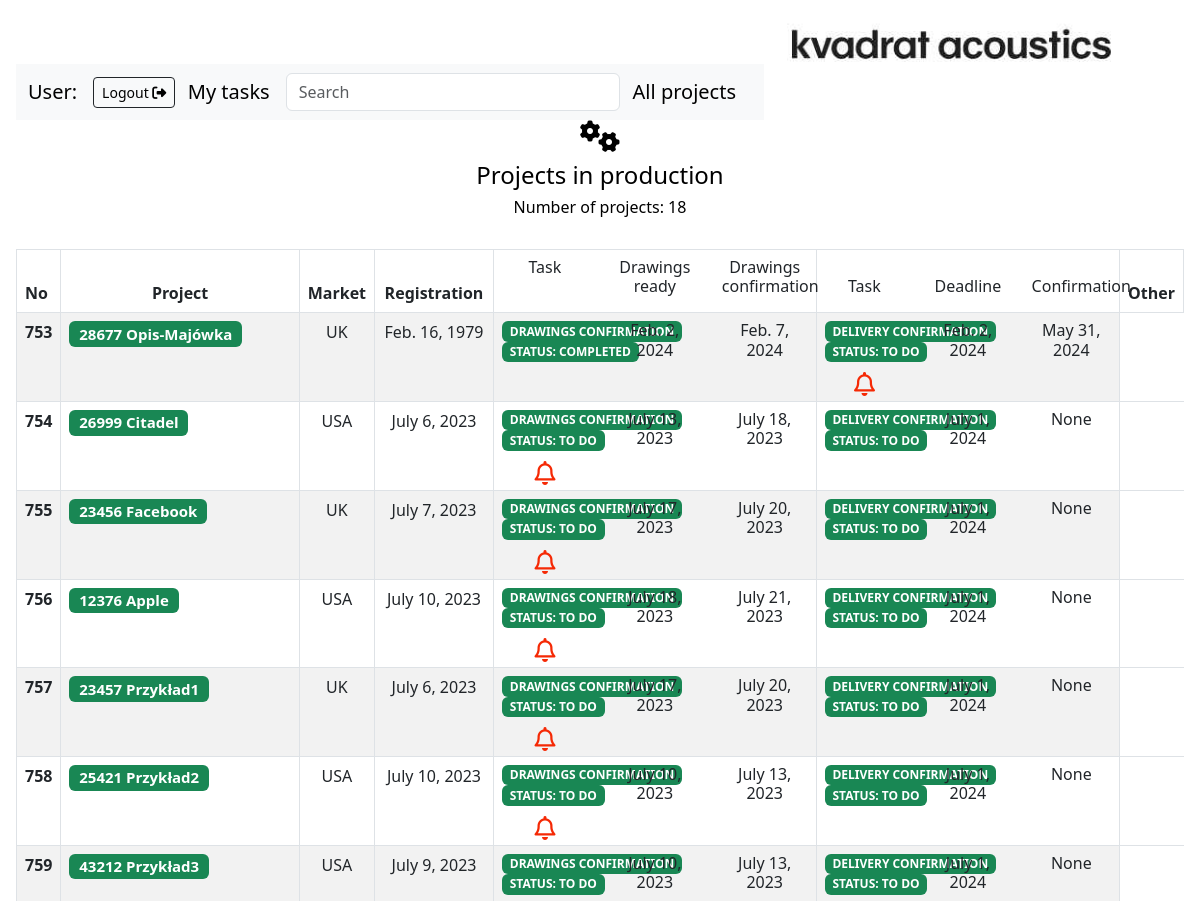
The app's page /projekty/wszystkie/ (upper part), older data.
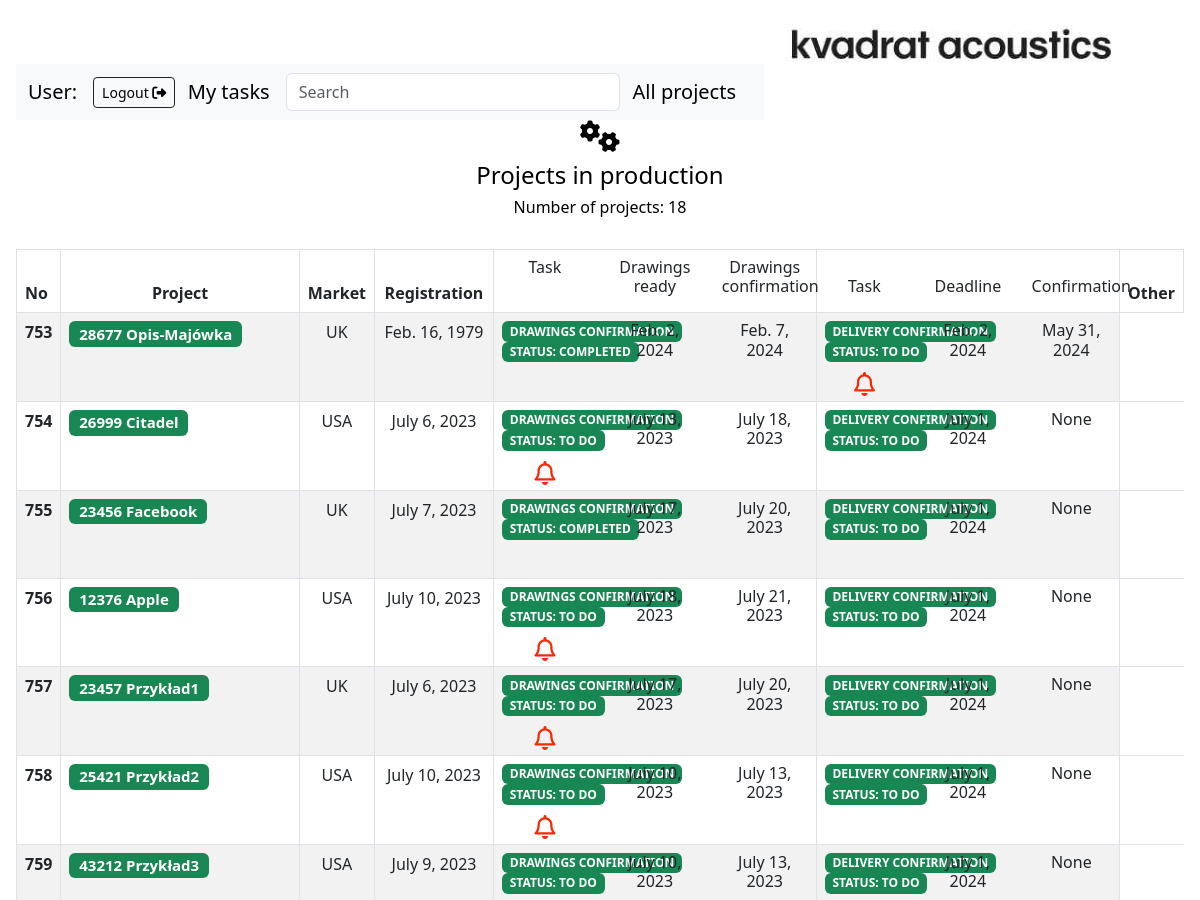
The same page, newer data.
### komunikator/models.py (models this page shows, shortened)
class Projekt(models.Model):
    Numer_IC = models.IntegerField(blank=False, unique=True)
    Nazwa = models.CharField(default='', max_length=20)
    Rynek = models.CharField(default='', max_length=20)
    Opis = models.CharField(default='', max_length=40)
    Rejestracja = models.DateField(default=timezone.now)
    Data_rysunki = models.DateField(default=timezone.now)
    Data_części = models.DateField(default=timezone.now)
    def __str__(self):
        return str(self.Numer_IC) + '  ' + self.Nazwa

class Task(models.Model):
    TODO="TO DO"
    COMPLETED='COMPLETED'
    INPROGRESS='IN-PROGRESS'
    DRAWINGS_CONFIRMATION= 'DRAWINGS CONFIRMATION'
    DELIVERY_CONFIRMATION= 'DELIVERY CONFIRMATION'
    OTHER= 'OTHER'
    CATEGORY_CHOICES = [
        (DRAWINGS_CONFIRMATION, 'DRAWINGS CONFIRMATION'),
        (DELIVERY_CONFIRMATION, 'DELIVERY CONFIRMATION'),
        (OTHER, 'OTHER'),
    ]
    STATUS_CHOICES = [
        (TODO, 'TO DO'),
        (COMPLETED, 'COMPLETED'),
        (INPROGRESS, 'IN-PROGRESS'),
    ]
    category = models.CharField(max_length=50, choices=CATEGORY_CHOICES,null=True,blank=True)
    description = models.TextField(null=True,blank=True)
    projekt = models.ForeignKey(Projekt,null=True,blank=True, on_delete=models.CASCADE, related_name="tasks")
    assignee = models.ForeignKey(User, null=True,blank=True, on_delete=models.SET_NULL)
    date_created = models.DateTimeField(auto_now_add=True)
    due_date = models.DateField(null=True,blank=True)
    status = models.CharField(max_length=50, choices=STATUS_CHOICES,null=True,blank=True,default= TODO)
    confirmation_day = models.DateField(null=True,blank=True)
    class UserResource(resources.ModelResource):
        username = resources.Field()

### komunikator/views.py (the view)
# urls.py: path('wszystkie/', wszystkie_projekty, name="wszystkie_projekty"),
def wszystkie_projekty(request):
        today = date.today()
        if 'q' in request.GET:
            q = request.GET['q']
            multiple_q = Q(Q(Numer_IC__icontains=q) | Q(Opis__icontains=q) | Q(Rynek__icontains=q) | Q(Nazwa__icontains=q))
            projekt = Projekt.objects.filter(multiple_q)
            return render(request, 'projekty.html', {'projekty': projekt})
        else:
            projekt = Projekt.objects.all
            context = {'projekty':projekt,'today':today}
            return render(request, 'projekty.html', context)

### templates/projekty.html (shortened to what this page needs)
{% extends 'glowny.html' %}
{% block strona %}
        {% include 'nav.html' %}
        <div class="row">
            <center><i class="fa-sharp fa-solid fa-gears fa-2xl"></i></center>
        </div>
        <br>
        <center> <h4> Projects in production </h4> </center>
    <center> <h6> Number of projects: {{projekty|length}}</h6> </center>
    <br>
    <table class="table table-striped table-bordered">
        <thead>
           <tr>
             <th scope="col">No</th>
             <th scope="col"><center>Project</center></th>
             <th scope="col"><center>Market</center></th>
             <th scope="col"><center>Registration</center></th>
             <th scope="col"><center></center>
                <div class = "row">
                    <div class="col-md-4">
                        <center> <h6>Task</h6> </center>
                    </div>
                    <div class="col-md-4">
                        <center> <h6>Drawings ready</h6> </center>
                    </div>
                    <div class="col-md-4">
                        <center> <h6>Drawings confirmation</h6> </center>
                    </div>
                </div></th>
            <th scope="col"><center></center>
                <div class = "row">
                    <div class="col-md-4">
                    <center> <h6>Task</h6> </center>
                    </div>
                    <div class="col-md-4">
                        <center> <h6>Deadline</h6> </center>
                    </div>
                    <div class="col-md-4">
                        <center> <h6>Confirmation</h6> </center>
                    </div>
                </div></th>
             <th scope="col"><center>Other</center></th>
           </tr>
        </thead>
    <tbody>
            {% for projekt in projekty %}
                <tr>
                   <th scope="row">{{projekt.id}}</th>
                   <td><h5 class="mb-0"><span class="badge bg-success">{{projekt}}</span></h5>
                    </td>
                   <td><center>{{projekt.Rynek}}</center></td>
                   <td><center>{{projekt.Rejestracja}}</center></td>
                            {% for task in projekt.tasks.all %}
                                    <td>
                                        <div class = "row">
                                            <div class="col-md-4">
                                                <h6 class="mb-0"><span class="badge bg-success">{{task.category}}</span></h6>
                                                <h6 class="mb-0"><span class="badge bg-success">STATUS: {{task.status}}</span></h6>
                                                {% if task.confirmation_day < today %}
                                                    {% if task.status == "TO DO" %}
                                                        <h6 class="border-0 align-center"><center><i class="fa-regular fa-bell fa-shake fa-xl" style="color: #f52905;"></i></center></h6>
                                                        {% endif %}
                                                {% endif %}
                                            </div>
                                            <div class="col-md-4">
                                                <center> <h6>{{task.due_date}}</h6> </center>
                                            </div>
                                            <div class="col-md-4">
                                                <center> <h6>{{task.confirmation_day}}</h6> </center>
                                            </div>
                                        </div></th>
                                    </td>
                            {% endfor %}
                </tr>
            {% endfor %}
    </tbody>
    </table>
{% endblock  %}

### templates/glowny.html (shortened to what this page needs)
{% load static %}
<html lang="en">
<head>
    <link rel="stylesheet" href="https://cdn.jsdelivr.net/npm/bootstrap@5.3.0-alpha3/dist/css/bootstrap.min.css">
    <link rel="stylesheet" href="{% static 'nowy.css' %}">
</head>
<body>
    <div>
    <img src="/media/LOGO.jpg" width="420" height="60" style="float: right"
    </div>
    <br>
    <br>
 {% block strona %} {% endblock %}
</body>
</html>

### templates/nav.html (shortened to what this page needs)
<form>
<nav class="navbar navbar-expand-lg bg-body-tertiary">
  <div class="container">
  <a class="navbar-brand"> User: {{ user.username }}</a>
  <button type="button" class="btn btn-outline-dark btn-sm"><a href="{% url 'logout' %}">Logout <i class="fa-solid fa-right-from-bracket"></i></button>
  <a class="navbar-brand" href="{% url 'tasks' %}">My tasks</a>
  <div class="collapse navbar-collapse" id="navbarSupportedContent">
    <form class="d-flex" role="search">
      <input class="form-control mr-sm-2" name="q" type="search" placeholder="Search" aria-label="Search">
    </form>
  </div>
  <a class="navbar-brand" href="{% url 'wszystkie_projekty' %}">All projects</a>
  </div>
</nav>
</form>

### komunikator/static/nowy.css (style rules this page uses)
body { padding: 1rem; color: black; }
a { color: black; text-decoration: none; }

Row changes from the older to the newer data that the page shows:
changed Task (number 5 of 14 on the later page): status "TO DO" → "COMPLETED"
